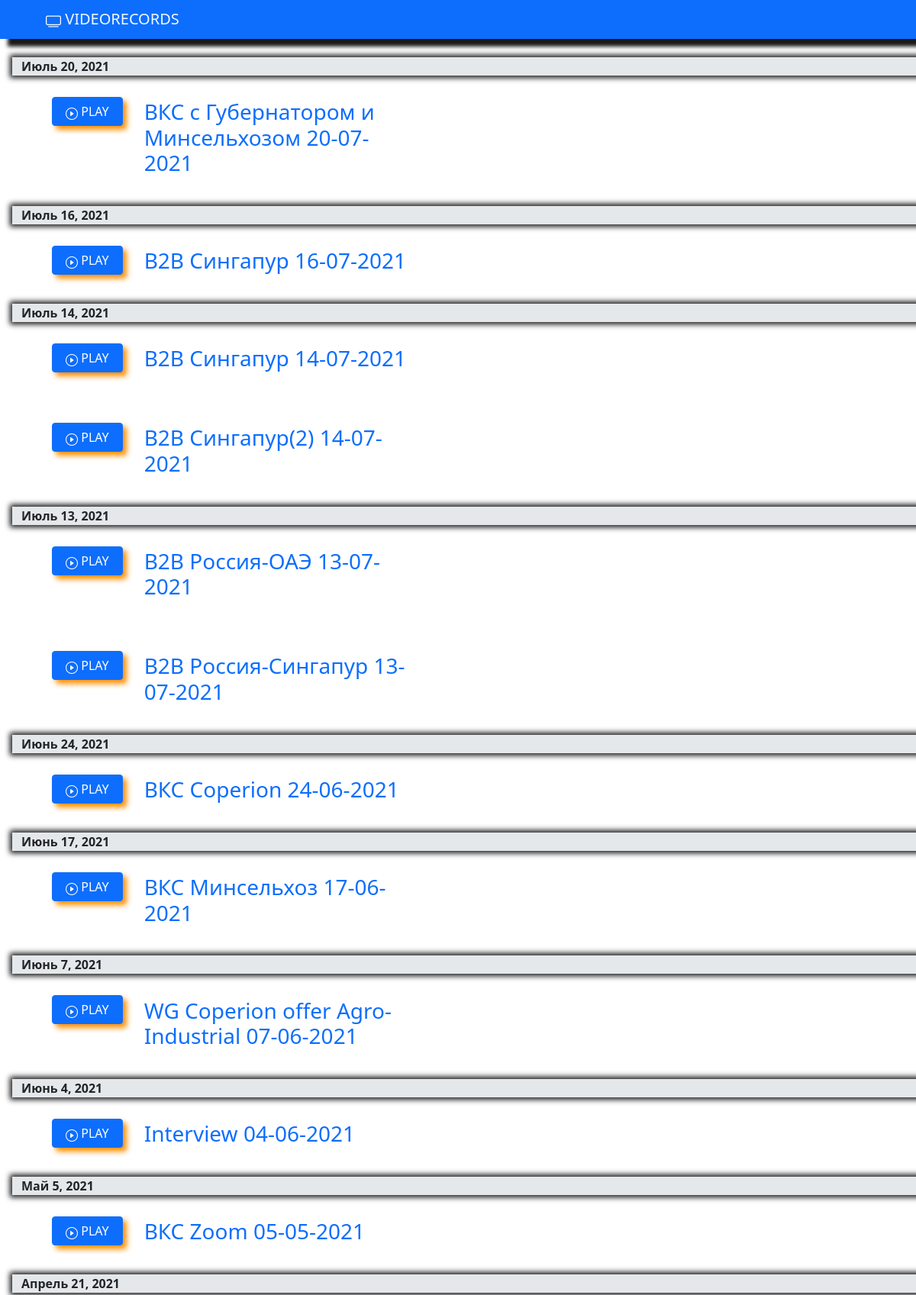
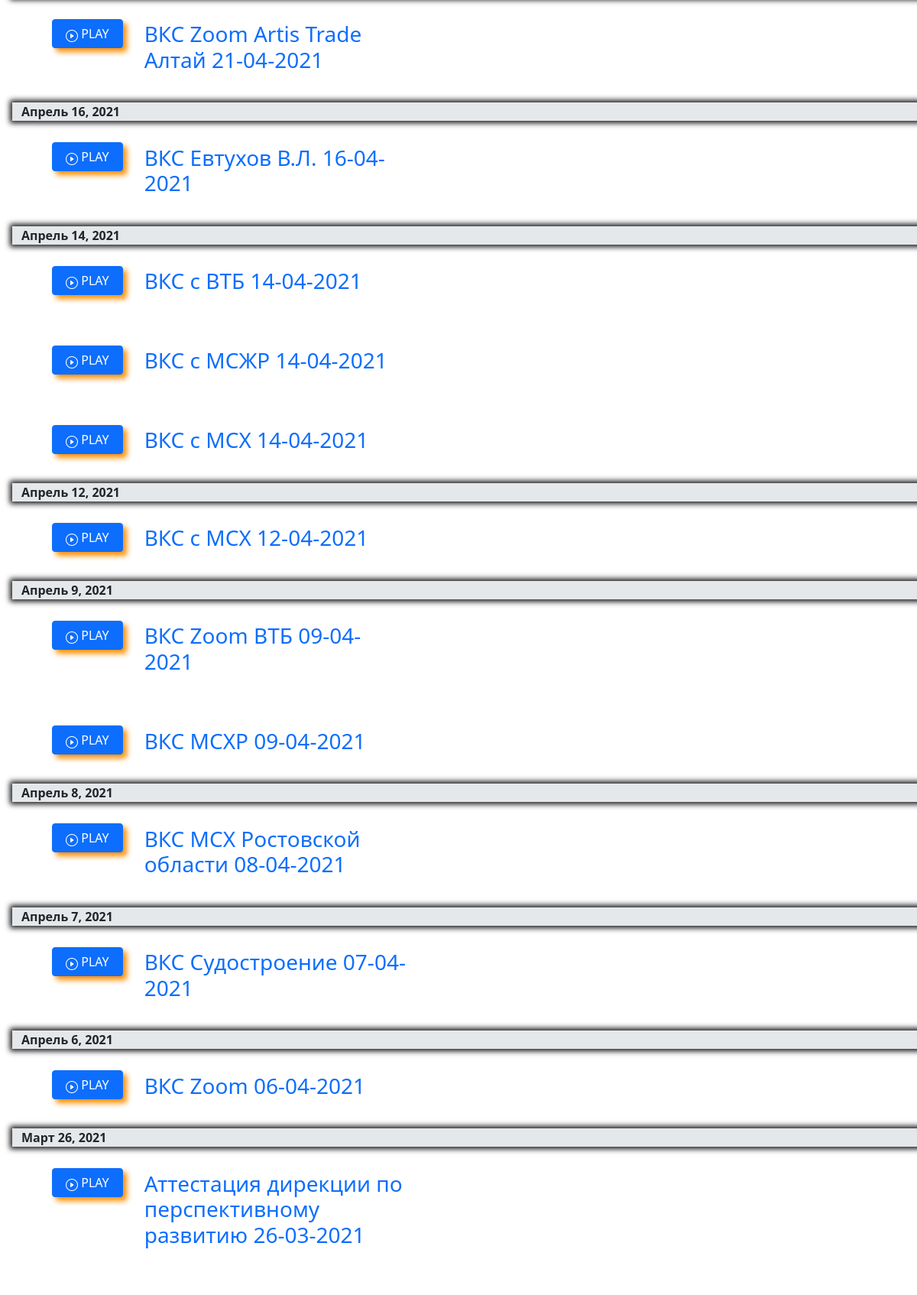
The page / (upper part) on the database its author committed (2 pictures, top to bottom).
### records/models.py (models this page shows, shortened)
class Records(models.Model):
    CONTENT_TYPES = [
        ('video', 'Видео'),
        ('doc', 'Документ'),
    ]
    def upload_path(self, filename: str) -> str:
        if self.type == 'video':
            return f'records/video/{filename}'
        else:
            return f'records/docs/{filename}'
    title = models.CharField(max_length=70, verbose_name="Название")
    description = models.TextField(blank=True, verbose_name="Описание")
    file = models.FileField(upload_to=upload_path, verbose_name="Файл")
    type = models.CharField(max_length=20, choices=CONTENT_TYPES, default='video', verbose_name='Тип контента')
    public = models.BooleanField(default=True, verbose_name="Опубликован")
    slug = models.SlugField(unique=True, blank=False, verbose_name="URL")
    date = models.DateTimeField(default=timezone.now, verbose_name="Дата мероприятия")
    time_create = models.DateTimeField(auto_now_add=True, verbose_name="Дата добавления записи")
    time_update = models.DateTimeField(auto_now=True, verbose_name="Последнее изменение данных записи")
    count_views = models.IntegerField(auto_created=True, default=0, editable=False, verbose_name='Счетчик просмотров')
    class Meta:
        verbose_name = 'Файл'
        verbose_name_plural = 'Файлы'
        ordering = ['-date', 'title']
    def get_absolute_url(self):
        return reverse('records:record', kwargs={'slug': self.slug})

### records/views.py (the view)
# urls.py: path('', views.RecordsList.as_view(), name='home'),
class RecordsList(ListView):
    model = Records
    def get_queryset(self):
        return Records.objects.filter(date__lte=timezone.now()).filter(public=True)

### records/templatetags/records_extras.py (called while the page is built)
@register.filter(name='prev_val')
def prev_val(value, arg):
    try:
        return value[int(arg) - 1]
    except Exception:
        return None

### records/templates/records/records_list.html
{% extends 'records/base.html' %}
{% load records_extras %}
{% block content %}
{% for record in records_list %}
    <div class="row ms-3 my-4">
        {% with records_list|prev_val:forloop.counter0 as prev %}
        {% if record.date|date:'d-m-Y' != prev.date|date:'d-m-Y' %}
            <b>{{ record.date.date}}</b>
        {% endif %}
        {% endwith %}
        <div class="row ps-lg-5 ms-lg-1 mt-4">
             <div class="row align-items-start my-1">
                 <a class="col col-4 col-lg-2 col-xl-1 btn btn-primary" href="{{ record.get_absolute_url}}">
                     <i class="bi bi-play-circle"></i> PLAY</a>
                 <a class="col col-7 col-xl-4 ms-2 ms-lg-3 header_btn" href="{{ record.get_absolute_url}}">
                     <h3>{{ record.title }}</h3></a>
             </div>
        </div>
    </div>
{% endfor %}
{% endblock %}

### records/templates/records/base.html (shortened to what this page needs)
{% load static %}
<!DOCTYPE html>
<html lang="en">
<head>
    {% block include-css %}
        <link type="text/css" rel="stylesheet" href="{% static 'records/css/style.css' %}">
        <link type="text/css" rel="stylesheet" href="{% static 'records/css/bootstrap.min.css' %}">
        <link type="text/css" rel="stylesheet" href="{% static 'records/css/bootstrap-icons.css' %}">
    {% endblock %}
</head>
<body>
{% block header %}
    <nav class="navbar mw-100 navbar-dark bg-primary">
        <div class="container-fluid">
            <span class="navbar-brand mb-0 ms-5 h1">
                <i class="bi bi-tv"></i>
                <a class="navbar__title" href="{% url 'records:home' %}"> VIDEORECORDS </a>
             </span>
        </div>
    </nav>
{% endblock %}
{% block content %}
{% endblock %}
</body>
</html>

### records/static/records/css/style.css (style rules this page uses)
.navbar { box-shadow: 10px 10px 5px #191919; }
.navbar__title { color: #f0f8ff; text-decoration: none; }
.header_btn { text-decoration: none; padding: 0.2em; transition: border-color 0.3s linear; }
.header_btn:after { all: initial; }
b { background-color: #E4E8EB; box-shadow: 0px 0px 7px 3px #191919; }
.btn { box-shadow: 5px 5px 7px 0px #FF8E00; }

### rows shown on the page
Records: date "Июль 20, 2021", title "ВКС с Губернатором и Минсельхозом 20-07-2021"
Records: date "Июль 16, 2021", title "B2B Сингапур 16-07-2021"
Records: date "Июль 14, 2021", title "B2B Сингапур 14-07-2021"
Records: title "B2B Сингапур(2) 14-07-2021"
Records: date "Июль 13, 2021", title "B2B Россия-ОАЭ 13-07-2021"
Records: title "B2B Россия-Сингапур 13-07-2021"
Records: date "Июнь 24, 2021", title "ВКС Coperion 24-06-2021"
Records: date "Июнь 17, 2021", title "ВКС Минсельхоз 17-06-2021"
Records: date "Июнь 7, 2021", title "WG Coperion offer Agro-Industrial 07-06-2021"
Records: date "Июнь 4, 2021", title "Interview 04-06-2021"
Records: date "Май 5, 2021", title "ВКС Zoom 05-05-2021"
Records: date "Апрель 21, 2021", title "ВКС Zoom Artis Trade Алтай 21-04-2021"
Records: date "Апрель 16, 2021", title "ВКС Евтухов В.Л. 16-04-2021"
Records: date "Апрель 14, 2021", title "ВКС с ВТБ 14-04-2021"
Records: title "ВКС с МСЖР 14-04-2021"
Records: title "ВКС с МСХ 14-04-2021"
Records: date "Апрель 12, 2021", title "ВКС с МСХ 12-04-2021"
Records: date "Апрель 9, 2021", title "ВКС Zoom ВТБ 09-04-2021"
Records: title "ВКС МСХР 09-04-2021"
Records: date "Апрель 8, 2021", title "ВКС МСХ Ростовской области 08-04-2021"
Records: date "Апрель 7, 2021", title "ВКС Судостроение 07-04-2021"
Records: date "Апрель 6, 2021", title "ВКС Zoom 06-04-2021"
Records: date "Март 26, 2021", title "Аттестация дирекции по перспективному развитию 26-03-2021"
